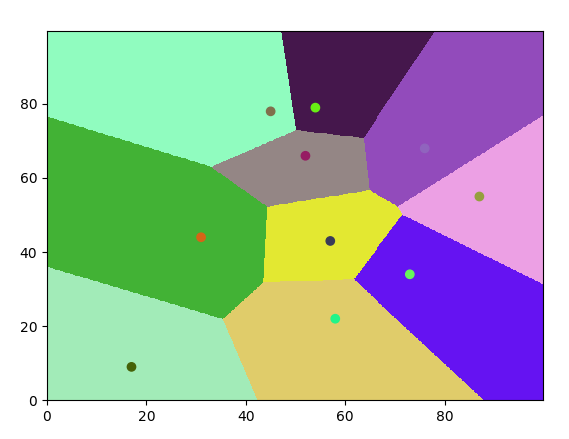

Write the Python code that produced this figure.
import cv2
import numpy as np
from matplotlib import pyplot as plt
from decimal import *
import math
from sklearn.neighbors import KNeighborsClassifier
import matplotlib.colors as mcolors
import random


def get_random_colour ():
    return '#{:02x}{:02x}{:02x}'.format(*map(lambda x: random.randint(0, 255), range(3)))


def get_random_points(num_points = 3):
    points = []
    responses = []
    colours = []
    colours_mesh  = []
    #Creating random point
    for i in range(num_points):
        valx = random.randint(0,101)
        valy = random.randint(0,101)
        points.append([valx, valy])
        responses.append(i)

    #Creating random colours, mesh
    chars = '0123456789ABCDEF'
    for i in range(num_points):
        colour = get_random_colour()
        colours.append(colour)

    #Creating random colours, points in the mesh
    for i in range(num_points):
        colour = get_random_colour()
        colours_mesh.append(colour)

    return np.float32(points), np.float32(responses), mcolors.ListedColormap(colours), mcolors.ListedColormap(colours_mesh)


def get_points_grid():
    step = 0.2
    values  = np.arange( 0, 100, step )
    x_values, y_values = np.meshgrid( values ,values )
    #Create pairs of points 
    pairs = np.float32(np.c_[x_values.ravel(), y_values.ravel()])
    dim  = x_values.shape
    return pairs, dim, x_values, y_values





if __name__ == "__main__":
    #Creat random points
    points, responses, colours, colours_points = get_random_points(10)
    
    #Create and train clasifier
    KNN_Classifier = cv2.KNearest()
    KNN_Classifier.train( points, responses )

    #Get points of the grid
    points_grid, dim, x_values, y_values = get_points_grid()
    
    retval, results, neigh_resp, dists = KNN_Classifier.find_nearest( points_grid , 1)
    results = results.reshape(dim)

    # Graficamos para observar los resultados obtenidos
    plt.figure()
    plt.pcolormesh( x_values, y_values, results, cmap = colours )

    x_values_sample, y_values_sample = points[:,0], points[:,1]
    plt.scatter( x_values_sample, y_values_sample, c = responses, cmap = colours_points)
    plt.xlim( x_values.min(), x_values.max())
    plt.show()
